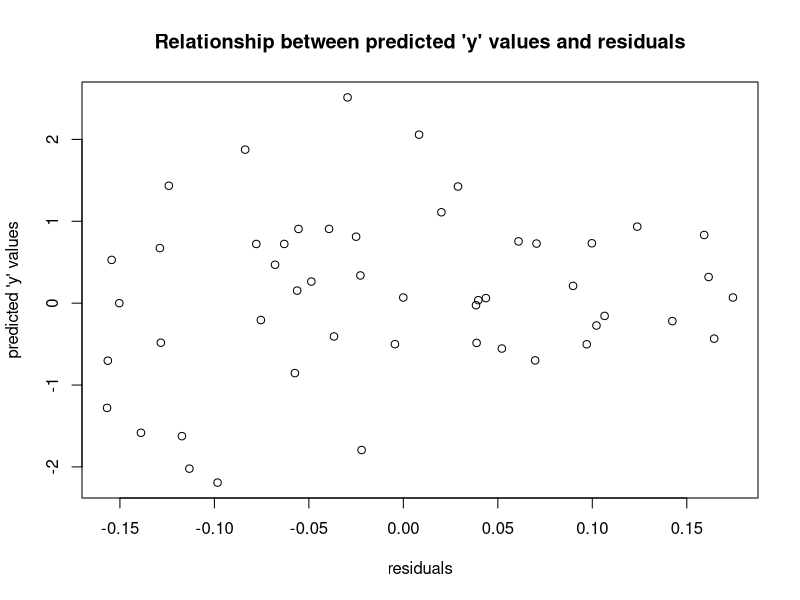
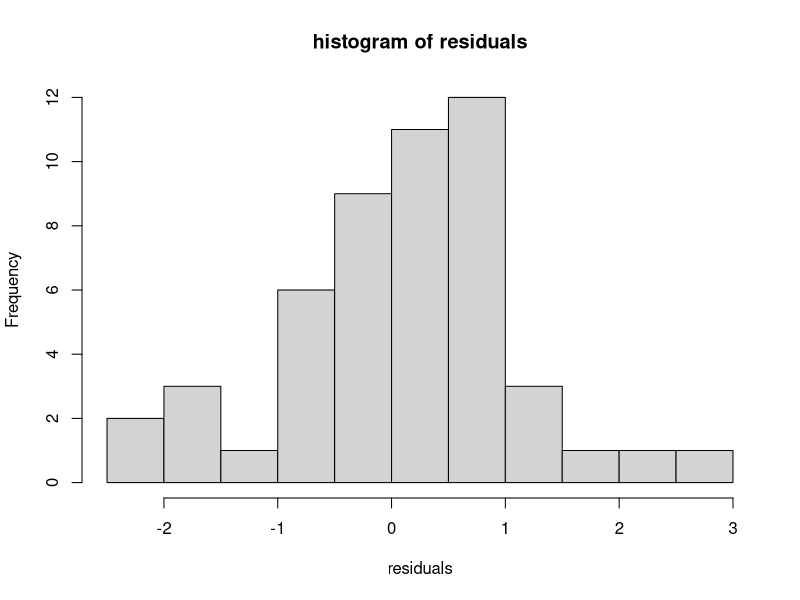
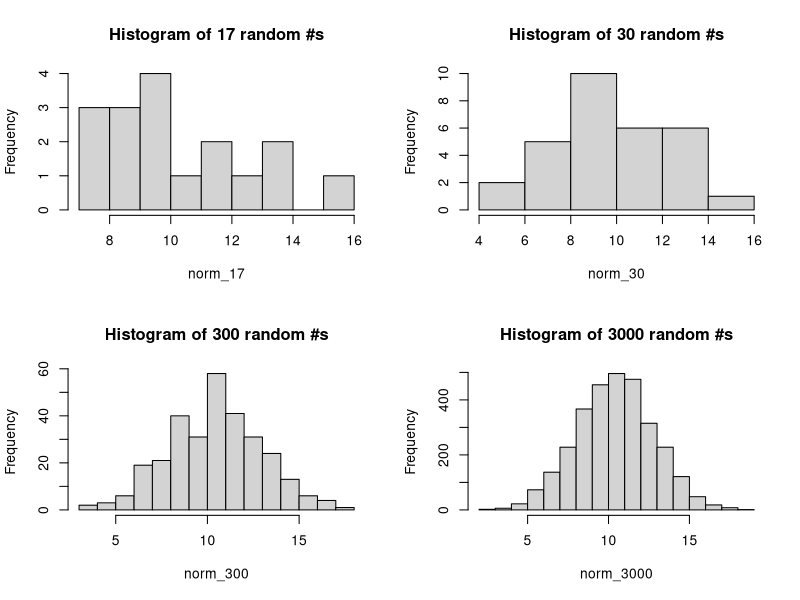
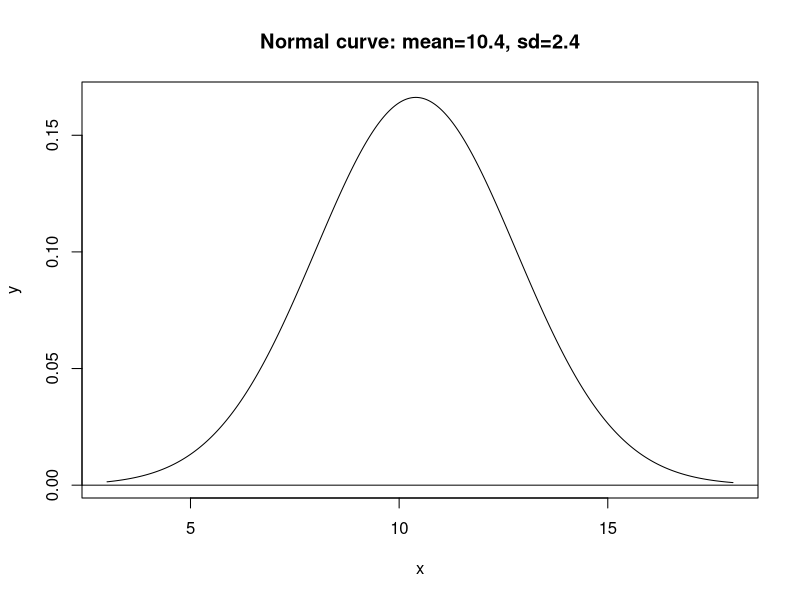
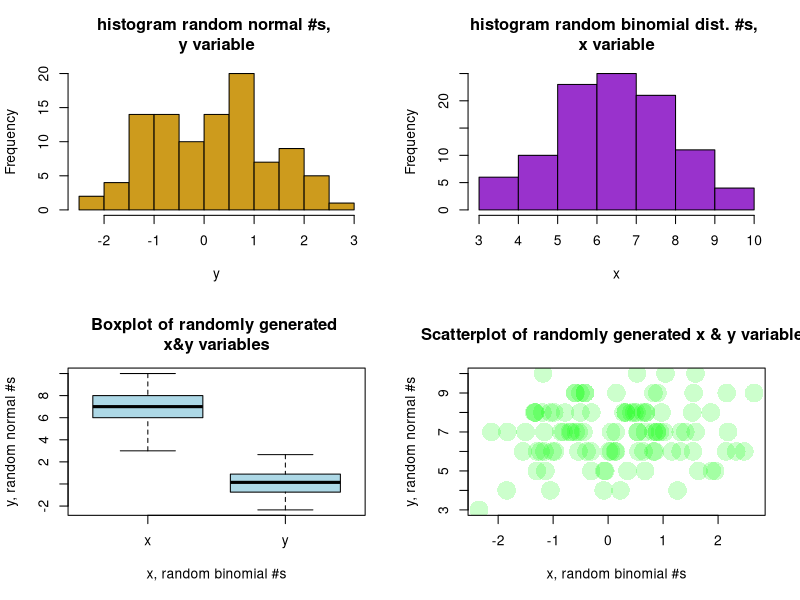
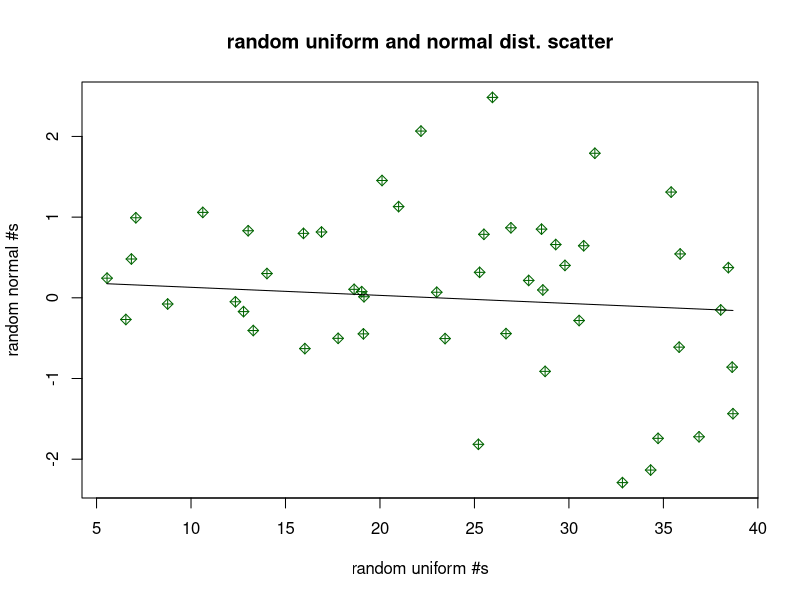

Source code (R) for these figures, in order:
## ---- chunk 1

mean=10.4
sd=2.4

norm_17 = rnorm(n = 17, mean = mean, sd = sd)
norm_30 = rnorm(n = 30, mean = mean, sd = sd)
norm_300 = rnorm(n = 300, mean = mean, sd = sd)
norm_3000 = rnorm(n = 3000, mean = mean, sd = sd)

## ---- chunk 2
require(here)
## ---- chunk 3

png(
  filename = here("assignments","lab","lab_04_hist_01.png"),
  width = 1500, height = 1600, 
  res = 180, units = "px")

par(mfrow = c(2, 2))

hist(norm_17, main="Histogram of 17 random #s")
hist(norm_30, main="Histogram of 30 random #s")
hist(norm_300, main="Histogram of 300 random #s")
hist(norm_3000, main="Histogram of 3000 random #s")

dev.off()

## ---- chunk 4
x = seq(3, 18, length.out = 1000)
y = dnorm(x, mean = 10.4, sd = 2.4,)

svg(
  filename = 
    here("images","norm_1.svg"),
  width = 7, 
  height = 5)

plot(x, y, main = "Normal curve: mean=10.4, sd=2.4", type = "l", xlim = c(3, 18))
abline(h = 0)

dev.off()

## ---- chunk 5
set.seed(12345)
n_pts = 100
my_size = 10
x=rbinom(n=n_pts, size=my_size, prob=0.7)
datx = data.frame(x = x, y = rnorm(n_pts))
## ---- chunk 6

png(
  filename = here("images", "dist_play_SGlasser.png"),
  width = 1500, height = 1600, 
  res = 180, units = "px")

par(mfrow = c(2, 2))

hist(datx$y, main="histogram random normal #s, \ny variable", xlab = "y", col = "goldenrod3")

hist(datx$x, main="histogram random binomial dist. #s, \nx variable", xlab = "x", col = "darkorchid")

boxplot(datx, main="Boxplot of randomly generated \nx&y variables",   xlab = "x, random binomial #s",
    ylab = "y, random normal #s",
    col = "lightblue")

plot(datx$x~datx$y, 
      pch=16,
     cex= 3,
     col = adjustcolor("green", alpha.f = 0.2),
     main="Scatterplot of randomly generated x & y variables",
      xlab = "x, random binomial #s",
    ylab = "y, random normal #s")

dev.off()
## ---- chunk 7

n_pts = 50
x_min = 5
x_max = 40
x = runif(n = n_pts, min = x_min, max = x_max)
datm = data.frame(x = x, y = rnorm(n_pts))

guess_x = 23
guess_y = 0
guess_slope = -0.01


## ---- chunk 8
line_point_slope = function(x, x1, y1, slope)
{
  get_y_intercept = 
    function(x1, y1, slope) 
      return(-(x1 * slope) + y1)
  
  linear = 
    function(x, yint, slope) 
      return(yint + x * slope)
  
  return(linear(x, get_y_intercept(x1, y1, slope), slope))
}

## ---- chunk 9

png(
  filename = here("images", "Q12.SGlasser.png"),
  width = 1500, height = 1000, 
  res = 180, units = "px")

plot(y~ x, data = datm, pch = 9, col="darkgreen", main="random uniform and normal dist. scatter", xlab= "random uniform #s", ylab="random normal #s")
curve(line_point_slope(x, guess_x, guess_y, guess_slope), add = T)

dev.off()

## ---- chunk 10

dd<-line_point_slope(datm$x, guess_x, guess_y, guess_slope)

datm$y_predicted=dd

datm$resids<-datm$y-datm$y_predicted

sum(datm$resids)


## ---- chunk 11
plot(datm$resids~datm$y_predicted, main="Relationship between predicted 'y' values and residuals", xlab="residuals", ylab="predicted 'y' values")

hist(datm$resids, main="histogram of residuals", xlab="residuals")

